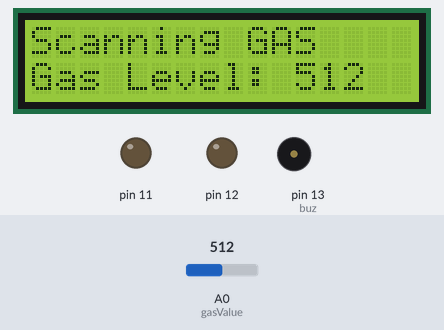
This sketch was run on a simulated Arduino Uno, built with avr-gcc and run on an emulated ATmega328P. Parts: 16×2 character LCD, output pins drawn as LEDs (lit = HIGH), buzzer (waves = sounding). Inputs (shaded band) come from the test bench; at power-on: A0 (gasValue) = 512. The modem accepts every AT command (registered, SIM ready, sends succeed) and sends nothing else; what the sketch prints to the serial monitor is not drawn.

Above: at 4.2 s.
4.3 s: A0 (gasValue) set to 482
At 11.6 s:
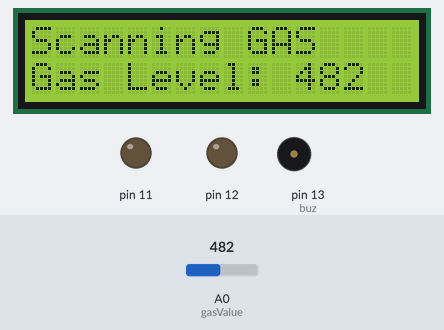
11.7 s: A0 (gasValue) set to 510
At 14.1 s:
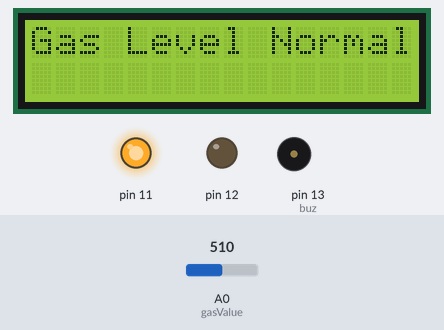
17.8 s: A0 (gasValue) set to 490
At 21.3 s:
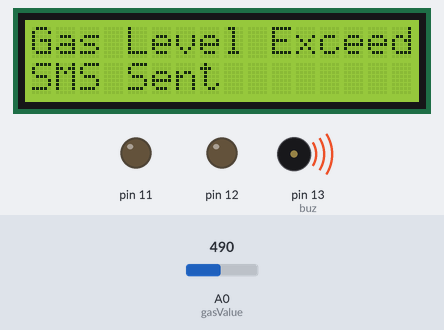
Timing chart, 0 to 31.0 s (numbered marks = the images above; inputs shaded):
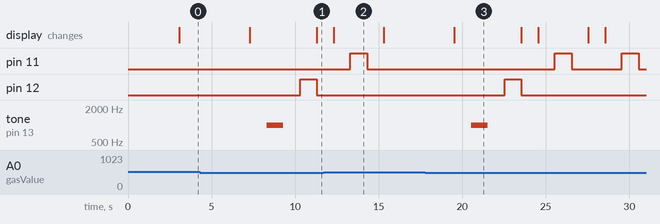

Measured:
- after the input at 11.7 s, pin 11: goes on until 14.3 s, then stays LOW
- after the input at 17.8 s, pin 11: alternates HIGH for 1.0 s and LOW for 3.0 s, starting after 7.7 s; tone on pin 13 (buz): goes on until 21.5 s, then stays silent
- what the display in image 2 shows lasts 3.0 s, from 12.3 s to 15.3 s

The sketch:

gas_leakage.ino
```cpp
// This project is arduino based project which is used to Detect the Gas Leakage using MQ4 and send sms to moblie through SIM module.

#include <LiquidCrystal.h>
LiquidCrystal lcd(7, 6, 5, 4, 3, 2);
#include <SoftwareSerial.h>

SoftwareSerial mySerial(9, 10);

int gasValue = A0;
int data = 0;
const int buz = 13;
void setup()
{
  randomSeed(analogRead(0));
  mySerial.begin(9600);
  Serial.begin(9600);
  lcd.begin(16,2);
  pinMode(gasValue, INPUT);
  lcd.print (" Gas Leakage ");
  lcd.setCursor(0,1);
  lcd.print (" Detector Alarm ");
  delay(3000);
  lcd.clear();
  pinMode(buz, OUTPUT);
  pinMode(12, OUTPUT);
  pinMode(11, OUTPUT);
}

void loop()
{

  data = analogRead(gasValue); // To detect gas level
  Serial.print("Gas Level: ");
  Serial.println(data);
  lcd.print ("Scanning GAS");
  lcd.setCursor(0,1);
  lcd.print("Gas Level: ");
  lcd.println(data);
  delay(1000);

  if ( data > 500) // The gas level above 500
  {
    SendMessage();
    Serial.println("Gas detection alarm");
    lcd.clear();
    lcd.setCursor(0,0);
    lcd.print("Gas Level Exceed");
    lcd.setCursor(0,1);
    lcd.print("SMS Sent");
    delay(1000);
    tone(buz,1000);
    delay(1000);
    noTone(buz);
    delay(1000);
    digitalWrite(12, HIGH);
    delay(1000);
    digitalWrite(12, LOW);
  }

  else // The gas level below 500
  {
    Serial.println("Gas Level Low");
    lcd.clear();
    lcd.setCursor(0,0);
    lcd.print("Gas Level Normal");
    delay(1000);
    digitalWrite(11, HIGH);
    delay(1000);
    digitalWrite(11, LOW);
    delay(1000);
  }
lcd.clear();
}

void SendMessage()
{
  // List of phone numbers you want to send the SMS
  String phoneNumbers[] = {
    "+91xxxxxxxxxx",  // First phone number
    "+91yyyyyyyyyy",  // Second phone number
    "+91zzzzzzzzzz",  // Third phone number
    // Add more numbers here as needed
  };

  // Message to send
  String message = "Warning Excess Gas Detected!!";

  Serial.println("SMS sending");

  // Loop through each phone number and send the SMS
  for (int i = 0; i < sizeof(phoneNumbers) / sizeof(phoneNumbers[0]); i++) {
    String phoneNumber = phoneNumbers[i];
    Serial.print("Sending SMS to: ");
    Serial.println(phoneNumber);

    // Set the GSM module to text mode
    mySerial.println("AT+CMGF=1");

    // Set the recipient phone number
    mySerial.print("AT+CMGS=\"");
    mySerial.print(phoneNumber);     // Phone number
    mySerial.println("\"");

    // Send the message text
    mySerial.println(message);

    // Send Ctrl+Z (ASCII code 26) to indicate the end of the message and send it
    mySerial.write(26); // Ctrl+Z character to send the message
    delay(1000);  // Wait a bit to ensure message is sent
  }

  Serial.println("All SMS messages sent.");
}
```
